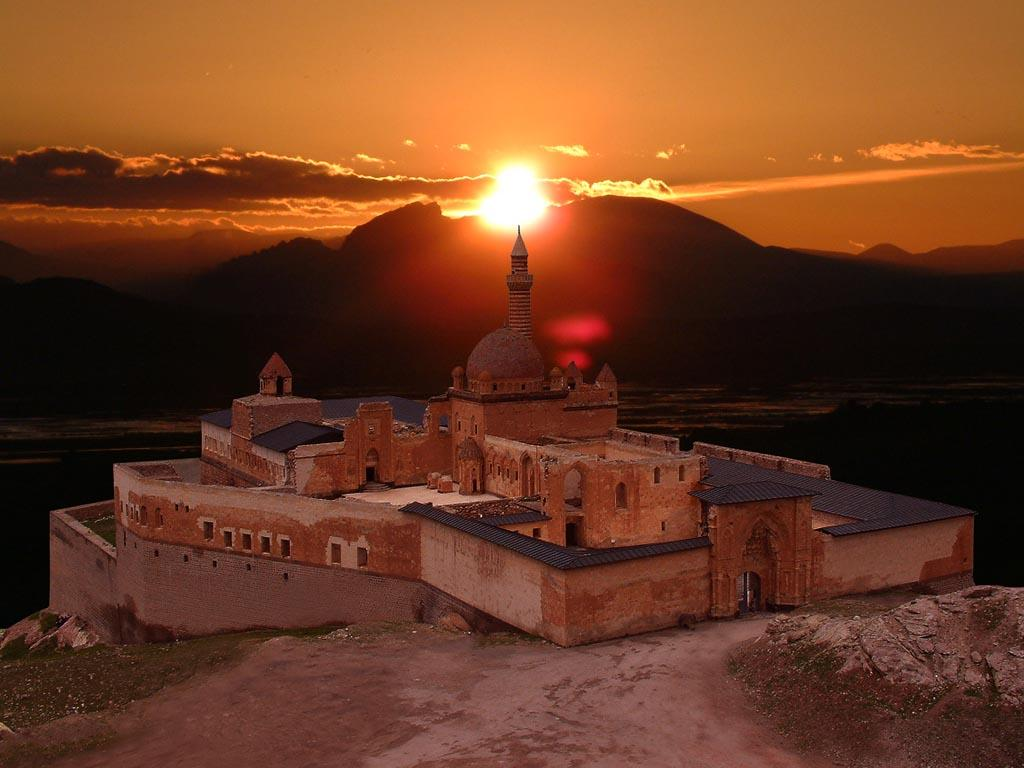
#> input picture assets/background.jpg, 1024 x 768 px, found by its file name
$ python stack_5.py
#> lines starting #> are read from the running program, lines starting #| are printed output that depends on the picture
import cv2
import numpy as np
image = cv2.imread("assets/background.jpg")
#> image is the input picture: shape (768, 1024, 3); mean B, G, R 35.4, 61.5, 111
small = cv2.resize(image,(600,600))
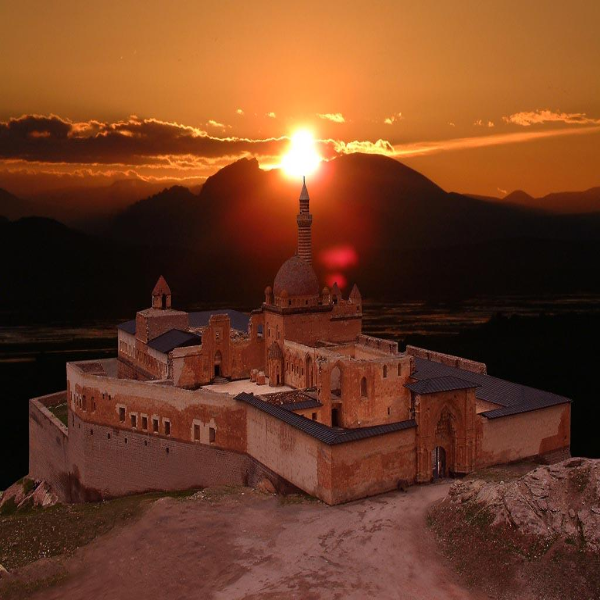
#> small: shape (600, 600, 3); mean B, G, R 35.3, 61.4, 110.9
cv2.imshow("Original",small)

#numpy horizontal stack
#yan yana ekliyor arrayleri
horizontal = np.hstack((image,image))
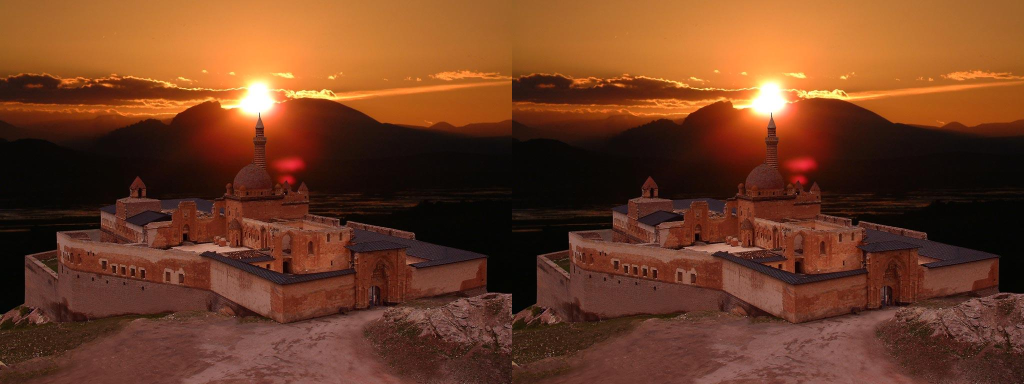
#> horizontal: shape (768, 2048, 3) (shown at 1/2 size); mean B, G, R 35.4, 61.5, 111
#iki resmin birleşmiş hali
cv2.imshow("Original",horizontal)


#üst üste ekliyor arrayleri
vertical = np.vstack((image,image))
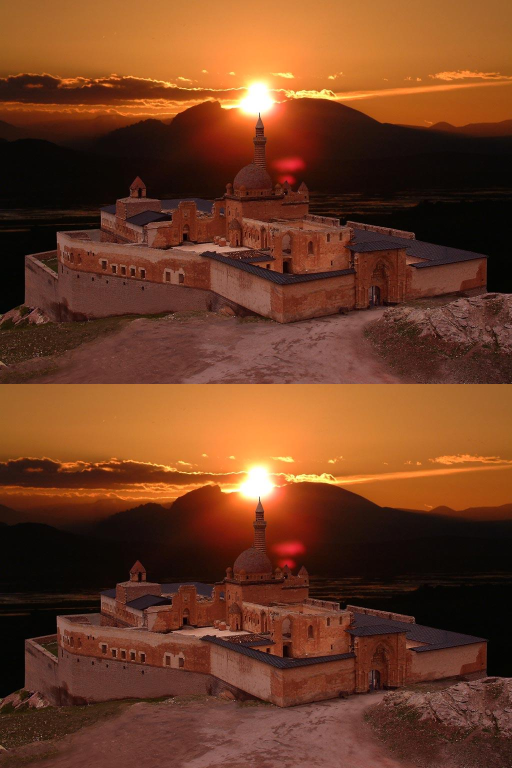
#> vertical: shape (1536, 1024, 3) (shown at 1/2 size); mean B, G, R 35.4, 61.5, 111
cv2.imshow("Original",vertical),
#iki resmin birleşmiş hali


# Wait for a key press
cv2.waitKey(0)  # Sonsuza kadar bekler, bir tuşa basılmasını bekler
cv2.destroyAllWindows()  # Tüm pencereleri kapatır
